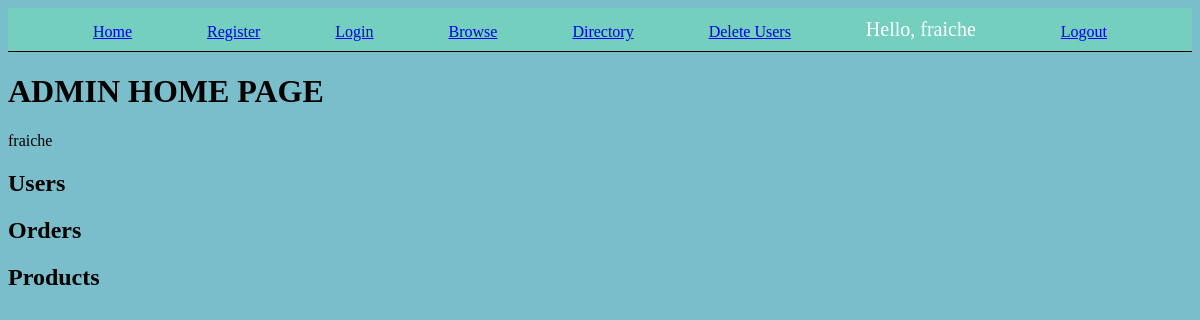
Page / (signed in) on the earlier database version.
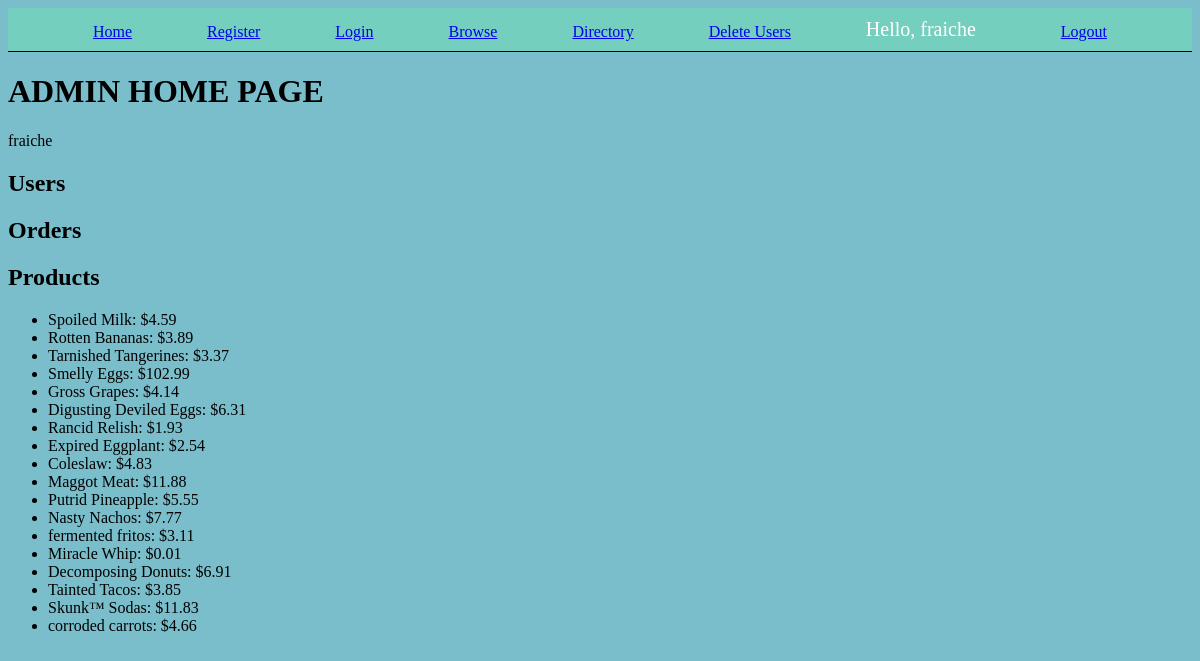
Same page on the later database version.
### app/models.py (models this page shows, shortened)
class Product(models.Model):
    name = models.CharField(max_length=200, null=True)
    image = models.ImageField(upload_to='' ,null=True, blank=True)
    price = models.FloatField(null=True)

### app/decorators.py (the view)
    def wrapper_function(request, *args, **kwargs):
        group = None
        if request.user.groups.exists():
            group = request.user.groups.all()[0].name
        if group == 'customer':
            return redirect('user')
        if group == 'admin':
            return view_func(request, *args, **kwargs)

### app/views.py (called while the page is built)
@login_required(login_url='login')
@admin_only
def home(request):
    orders = Order.objects.all()
    products = Product.objects.all()
    context = {'orders': orders, 'products': products}
    return render(request, 'home.html', context)

### app/templates/home.html (shortened to what this page needs)
{% extends "base.html" %}
{% block content %}
    <h1> ADMIN HOME PAGE </h1>
    <p> {{ request.user }} </p>
    <h2> Users </h2>
    <h2> Orders </h2>
    <h2>Products</h2>
    <ul>
        {% for product in products %}
            <li>  {{ product.name }}: ${{ product.price }} </li>
        {% endfor %}
    </ul>
{% endblock %}

### app/templates/base.html (shortened to what this page needs)
{% load static %}
<!DOCTYPE html>
<html lang="en">
<head>
    <link rel="stylesheet" href= {% static "styles.css" %}>
</head>
<body>
    <nav class="mainNav">
        <a href="{% url 'home' %}">Home</a>
        <a href="{% url 'register' %}">Register</a>
        <a href="{% url 'login' %}">Login</a>
        <a href="{% url 'shopping' %}">Browse</a>
        {% if request.user.is_staff %}
            <a href="{% url 'home' %}">Directory</a>
            <a href="{% url 'home' %}">Delete Users</a>
        {% endif %}
        <span id="hello-msg">Hello, {{request.user}}</span>
        <span><a href="{% url 'logout' %}">Logout</a></span>
    </nav>
    <main>
        {% block content %}
        {% endblock %}
    </main>
</body>
</html>

### app/static/styles.css (style rules this page uses)
body { background: #7abecc; }
.mainNav { background: #74cfbf; padding: 10px; margin: 0; border-bottom: 1px solid black; display: flex; justify-content: space-evenly; align-items: end; }
#hello-msg { color: white; font-size: 20px; margin-right: 10px; }

Differences in the rows shown:
added Product: name "Spoiled Milk", price "4.59"
added Product: name "Rotten Bananas", price "3.89"
added Product: name "Tarnished Tangerines", price "3.37"
added Product: name "Smelly Eggs", price "102.99"
added Product: name "Gross Grapes", price "4.14"
added Product: name "Digusting Deviled Eggs", price "6.31"
added Product: name "Rancid Relish", price "1.93"
added Product: name "Expired Eggplant", price "2.54"
added Product: name "Coleslaw", price "4.83"
added Product: name "Maggot Meat", price "11.88"
added Product: name "Putrid Pineapple", price "5.55"
added Product: name "Nasty Nachos", price "7.77"
added Product: name "fermented fritos", price "3.11"
added Product: name "Miracle Whip", price "0.01"
added Product: name "Decomposing Donuts", price "6.91"
added Product: name "Tainted Tacos", price "3.85"
added Product: name "Skunk™ Sodas", price "11.83"
added Product: name "corroded carrots", price "4.66"
